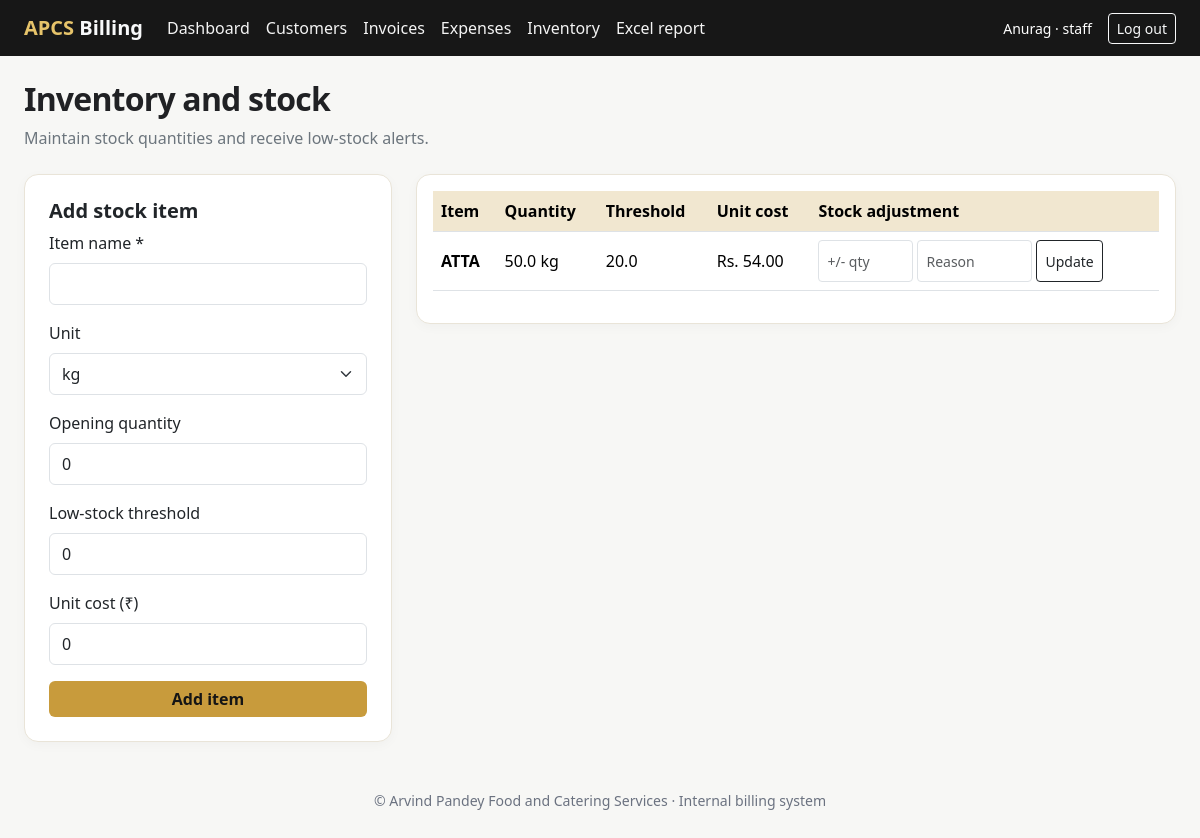
The page /inventory (signed in) on the database its author committed.
### tables this page shows
CREATE TABLE users(id INTEGER PRIMARY KEY, username TEXT UNIQUE NOT NULL, password_hash TEXT NOT NULL, role TEXT NOT NULL CHECK(role IN ('owner','staff')), active INTEGER NOT NULL DEFAULT 1, created_at TEXT NOT NULL);

CREATE TABLE inventory(id INTEGER PRIMARY KEY, name TEXT NOT NULL UNIQUE, unit TEXT NOT NULL, quantity REAL NOT NULL DEFAULT 0, reorder_level REAL NOT NULL DEFAULT 0, unit_cost_paise INTEGER NOT NULL DEFAULT 0, updated_at TEXT NOT NULL);

### app.py (the view, shortened to what this page needs)
@app.route("/inventory", methods=["GET","POST"])
@login_required
def inventory():
    with db() as c: rows=c.execute("SELECT * FROM inventory ORDER BY name").fetchall()
    return render_template("inventory.html", items=rows)

### app.py (called while the page is built)
def db():
    con = sqlite3.connect(DB_PATH)
    con.row_factory = sqlite3.Row
    con.execute("PRAGMA foreign_keys=ON")
    return con

def money(paise):
    return f"Rs. {(int(paise or 0)/100):,.2f}"

def login_required(fn):
    @wraps(fn)
    def wrapped(*args, **kwargs):
        if not session.get("user_id"):
            return redirect(url_for("login", next=request.path))
        with db() as c:
            u = c.execute("SELECT * FROM users WHERE id=? AND active=1", (session["user_id"],)).fetchone()
        if not u:
            session.clear()
            return redirect(url_for("login"))
        return fn(*args, **kwargs)
    return wrapped

@app.after_request
def security_headers(resp):
    resp.headers["X-Content-Type-Options"] = "nosniff"
    resp.headers["X-Frame-Options"] = "DENY"
    resp.headers["Referrer-Policy"] = "strict-origin-when-cross-origin"
    resp.headers["Cache-Control"] = "no-store"
    return resp

@app.context_processor
def inject_globals():
    return {"business_name": APP_NAME, "business_address": BUSINESS_ADDRESS, "business_phone": BUSINESS_PHONE,
            "business_gstin": GSTIN, "current_user": session.get("username"), "current_role": session.get("role")}

### templates/inventory.html
{% extends "base.html" %}{% block title %}Inventory{% endblock %}{% block content %}
<div class="mb-4"><h1 class="page-title h2">Inventory and stock</h1><p class="text-secondary">Maintain stock quantities and receive low-stock alerts.</p></div>
<div class="row g-4"><div class="col-lg-4"><div class="card p-4"><h2 class="h5 fw-bold">Add stock item</h2><form method="post"><div class="mb-3"><label class="form-label">Item name *</label><input class="form-control" name="name" required></div><div class="mb-3"><label class="form-label">Unit</label><select class="form-select" name="unit">{% for u in ['kg','g','litre','ml','piece','packet','box','unit'] %}<option>{{ u }}</option>{% endfor %}</select></div><div class="mb-3"><label class="form-label">Opening quantity</label><input class="form-control" type="number" name="quantity" min="0" step="0.001" value="0"></div><div class="mb-3"><label class="form-label">Low-stock threshold</label><input class="form-control" type="number" name="reorder_level" min="0" step="0.001" value="0"></div><div class="mb-3"><label class="form-label">Unit cost (₹)</label><input class="form-control" type="number" name="unit_cost" min="0" step="0.01" value="0"></div><button class="btn btn-gold w-100">Add item</button></form></div></div>
<div class="col-lg-8"><div class="card p-3"><div class="table-responsive"><table class="table align-middle"><thead><tr><th>Item</th><th>Quantity</th><th>Threshold</th><th>Unit cost</th><th>Stock adjustment</th></tr></thead><tbody>{% for i in items %}<tr><td><strong>{{ i.name }}</strong>{% if i.quantity<=i.reorder_level %}<div class="small text-danger">Low stock</div>{% endif %}</td><td>{{ i.quantity }} {{ i.unit }}</td><td>{{ i.reorder_level }}</td><td>{{ i.unit_cost_paise|money }}</td><td><form class="d-flex flex-wrap gap-1" method="post" action="{{ url_for('inventory_adjust',item_id=i.id) }}"><input class="form-control form-control-sm" style="width:95px" type="number" step="0.001" name="delta" placeholder="+/- qty" required><input class="form-control form-control-sm" style="width:115px" name="reason" placeholder="Reason" required><button class="btn btn-sm btn-outline-dark">Update</button></form></td></tr>{% else %}<tr><td colspan="5" class="text-center text-secondary py-4">No inventory items yet.</td></tr>{% endfor %}</tbody></table></div></div></div></div>{% endblock %}

### templates/base.html (shortened to what this page needs)
<!doctype html>
<html lang="en">
<head>
<link href="https://cdn.jsdelivr.net/npm/bootstrap@5.3.3/dist/css/bootstrap.min.css" rel="stylesheet">
</head>
<body>
<nav class="navbar navbar-expand-lg navbar-dark mb-4"><div class="container-fluid px-lg-4">
<a class="navbar-brand" href="{{ url_for('dashboard') }}">APCS <span class="text-light">Billing</span></a>
<div class="collapse navbar-collapse" id="nav">
{% if current_user %}
<ul class="navbar-nav me-auto">
<li class="nav-item"><a class="nav-link" href="{{ url_for('dashboard') }}">Dashboard</a></li>
<li class="nav-item"><a class="nav-link" href="{{ url_for('customers') }}">Customers</a></li>
<li class="nav-item"><a class="nav-link" href="{{ url_for('invoices') }}">Invoices</a></li>
<li class="nav-item"><a class="nav-link" href="{{ url_for('expenses') }}">Expenses</a></li>
<li class="nav-item"><a class="nav-link" href="{{ url_for('inventory') }}">Inventory</a></li>
<li class="nav-item"><a class="nav-link" href="{{ url_for('reports_xlsx') }}">Excel report</a></li>
</ul>
<div class="d-flex align-items-center gap-3 text-white small"><span>{{ current_user }} · {{ current_role }}</span><form method="post" action="{{ url_for('logout') }}"><button class="btn btn-sm btn-outline-light">Log out</button></form></div>
{% endif %}
</div></div></nav>
<main class="container-fluid px-lg-4 pb-5">
{% block content %}{% endblock %}
<footer class="text-center small-muted mt-5">© {{ business_name }} · Internal billing system</footer>
</main>
</body></html>

### templates/base.html (style rules this page uses)
:root { --gold:#c89b3c;--gold-dark:#8b6914;--ink:#202124;--paper:#f7f7f5 }
body { background:var(--paper);color:var(--ink) }
.navbar { background:#171717 }
.navbar-brand { color:#e6c36a!important;font-weight:700 }
.btn-gold { background:var(--gold);color:#151515;border:0;font-weight:600 }
.card { border:1px solid #e9e4d8;border-radius:14px;box-shadow:0 3px 12px #00000008 }
.form-control,.form-select { min-height:42px }
.table thead th { background:#f1e7d0 }
.nav-link { color:#f4f4f4 }
.small-muted { color:#6b7280;font-size:.88rem }
.page-title { font-weight:750;letter-spacing:-.025em }

### rows shown on the page
users: username "Anurag", role "staff"
inventory: name "ATTA", quantity "50.0", unit "kg", reorder_level "20.0", unit_cost_paise "Rs. 54.00"

### other values the page prints
{{ business_name }} "Arvind Pandey Food and Catering Services"
form field unit "kg"
